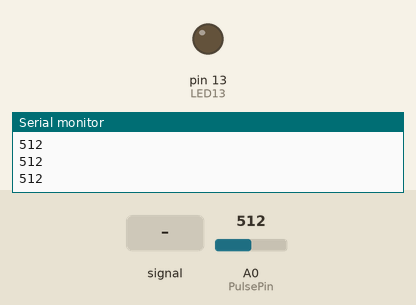
The sketch below on a simulated Arduino Uno, built with avr-gcc and run on an emulated ATmega328P. Parts: output pins drawn as LEDs (lit = HIGH), the last lines printed to the serial monitor. Dashed ring = blinking. The test bench sets the inputs (shaded band); at power-on: A0 (PulsePin) = 512.

Above: at 1.2 s.
1.3 s: A0 (PulsePin) fed a 200 Hz sine of ±81 counts around its level
At 1.54 s:
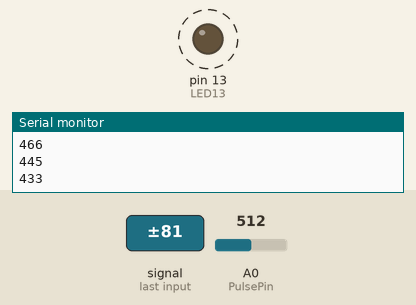
4.3 s: A0 (PulsePin) set to 716
At 4.3 s:
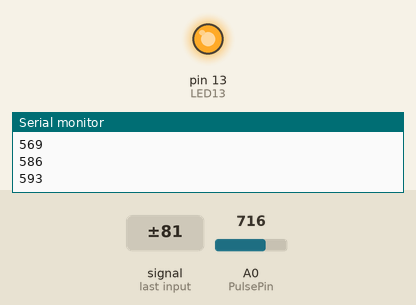
5.8 s: A0 (PulsePin) set to 559
7.3 s: A0 (PulsePin) set to 543
At 8.0 s:
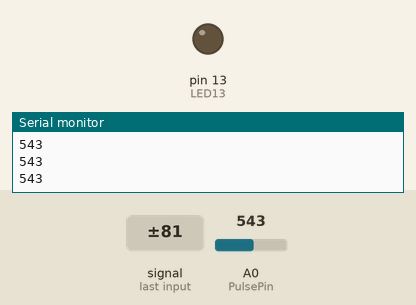
8.8 s: A0 (PulsePin) set to 560
At 9.2 s:
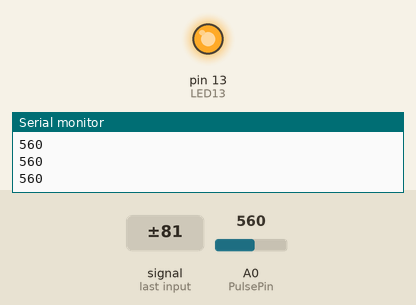
Timing chart, 0 to 11.3 s (numbered marks = the images above; inputs shaded):
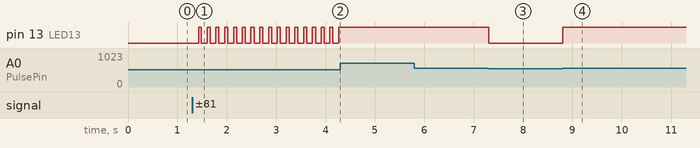

Measured:
- the behaviour switches between 551 and 550 on A0 (PulsePin) (found by bisection; images 2 and 3)
- after the input at 1.3 s, pin 13 (LED13): alternates HIGH for 0.06 s and LOW for 0.11 s, starting after 0.13 s
- after the input at 4.3 s, pin 13 (LED13): stops changing and stays HIGH
- after the input at 7.3 s, pin 13 (LED13): HIGH → LOW at once
- after the input at 8.8 s, pin 13 (LED13): LOW → HIGH at once

The sketch:

Health_monitoring_ver2.ino
```cpp
int PulsePin = 0;
int LED13 = 13;
int Signal;
int Threshold = 550;

void setup() {
  pinMode(LED13, OUTPUT);
  Serial.begin(9600);
}

void loop() {
  Signal = analogRead(PulsePin);
  Serial.println(Signal);
  if(Signal > Threshold) {
    digitalWrite(LED13, HIGH);
  } else {
    digitalWrite(LED13, LOW);
    }
  delay(10);
}
```
